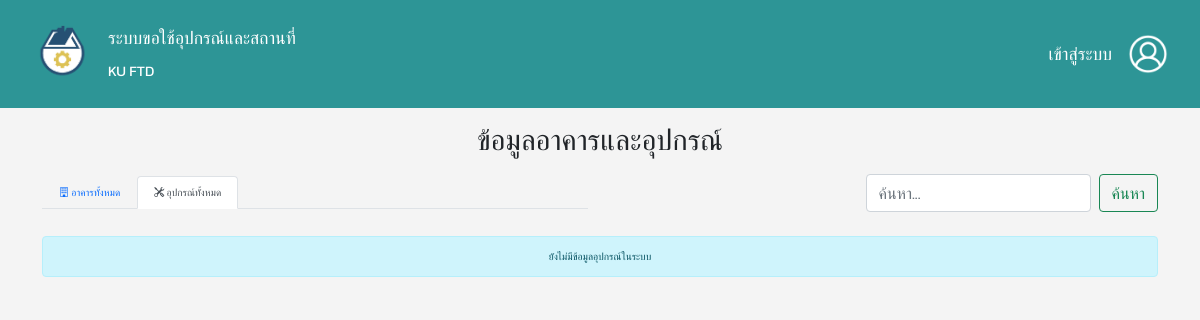
The page /?mode=equipment&page=2 on the database as committed earlier.
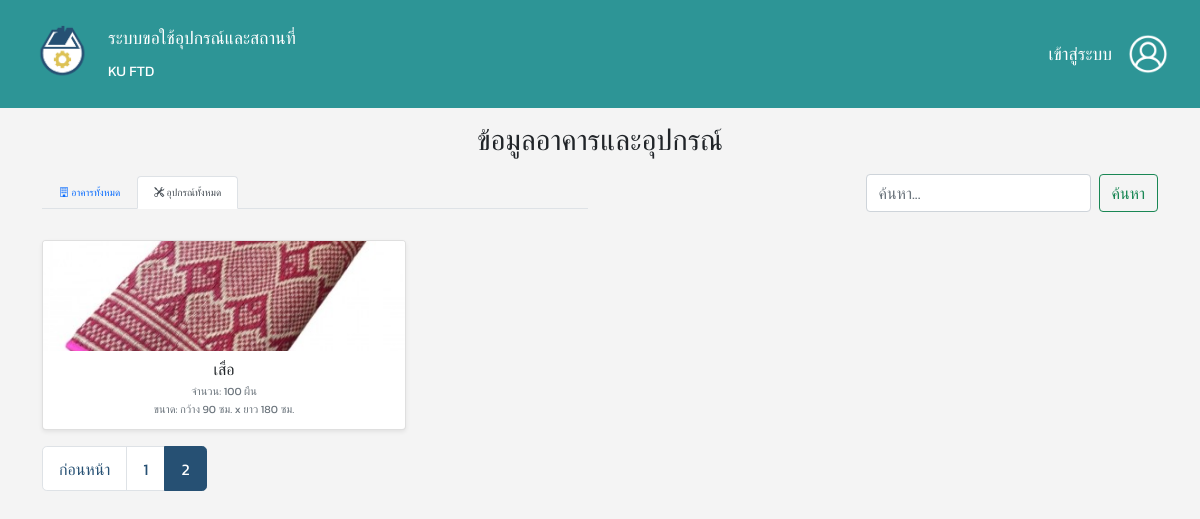
The same page on the database as committed later.
### tables this page shows
CREATE TABLE `equipments` (
  `equip_id` int(10) NOT NULL,
  `equip_name` varchar(100) NOT NULL,
  `quantity` int(3) NOT NULL,
  `measure` varchar(50) NOT NULL,
  `size` varchar(100) NOT NULL,
  `equip_pic` varchar(255) NOT NULL
);

### php/user_data-view.php (called while the page is built, shortened)
<?php
include 'database/database.php';
$items_per_page = 9;
$current_page = isset($_GET['page']) ? (int)$_GET['page'] : 1;
$offset = ($current_page - 1) * $items_per_page;
$search_query = isset($_GET['search']) ? trim($_GET['search']) : '';
$search_param = '%' . $search_query . '%';
$mode = isset($_GET['mode']) ? $_GET['mode'] : 'buildings';
$data = [];
$total_items = 0;
try {
    if ($mode == 'buildings') {
        $sql_count = "SELECT COUNT(DISTINCT b.building_id)
                    FROM buildings b
                    LEFT JOIN facilities f ON b.building_id = f.building_id
                    WHERE b.building_name LIKE ? OR f.facility_name LIKE ?";
        $stmt_count = $conn->prepare($sql_count);
        $stmt_count->bind_param("ss", $search_param, $search_param);
        $stmt_count->execute();
        $stmt_count->bind_result($total_items);
        $stmt_count->fetch();
        $stmt_count->close();
        $sql_data = "SELECT
                        b.building_id,
                        b.building_name,
                        b.building_pic,
                        GROUP_CONCAT(
                            CASE
                                WHEN f.facility_name LIKE ? THEN f.facility_name
                                ELSE NULL
                            END
                            SEPARATOR ', '
                        ) AS matched_facilities
                    FROM buildings b
                    LEFT JOIN facilities f ON b.building_id = f.building_id
                    WHERE b.building_name LIKE ? OR f.facility_name LIKE ?
                    GROUP BY b.building_id, b.building_name, b.building_pic
                    ORDER BY CAST(b.building_id AS UNSIGNED) ASC
                    LIMIT ? OFFSET ?";
        $stmt_data = $conn->prepare($sql_data);
        $stmt_data->bind_param("sssii", $search_param, $search_param, $search_param, $items_per_page, $offset);
        $stmt_data->execute();
        $result_data = $stmt_data->get_result();
        while ($row = $result_data->fetch_assoc()) {
            $data[] = $row;
        }
        $stmt_data->close();
    } elseif ($mode == 'equipment') {
        $sql_count = "SELECT COUNT(*) FROM equipments WHERE equip_name LIKE ?";
        $stmt_count = $conn->prepare($sql_count);
        $stmt_count->bind_param("s", $search_param);
        $stmt_count->execute();
        $stmt_count->bind_result($total_items);
        $sql_data = "SELECT equip_id, equip_name, quantity, measure, size, equip_pic FROM equipments WHERE equip_name LIKE ? ORDER BY equip_id ASC LIMIT ? OFFSET ?";
        $stmt_data = $conn->prepare($sql_data);
        $stmt_data->bind_param("sii", $search_param, $items_per_page, $offset);
        $stmt_data->execute();
        $result_data = $stmt_data->get_result();
        while ($row = $result_data->fetch_assoc()) {
            $data[] = $row;
        }
    }
} catch (Exception $e) {
    error_log("Database Error: " . $e->getMessage());
}
$total_pages = ceil($total_items / $items_per_page);
?>

### index.php (the view, shortened to what the changed rows need)
<?php
    include 'database/database.php';
    require_once 'php/user_data-view.php';
?>
<!DOCTYPE html>
<html lang="th">
<head>
    <?php include 'header.php'?>
    <link href='https://cdn.jsdelivr.net/npm/fullcalendar@5.11.3/main.min.css' rel='stylesheet' />
</head>
<body>
    <div class="container mt-0">
        <h1 class="mb-3 text-center">ข้อมูลอาคารและอุปกรณ์</h1>
        <div class="row mb-3 align-items-center">
            <div class="col-md-6">
            </div>
            <div class="col-md-6">
            </div>
        </div>
        <?php
        if ($mode == 'facility_detail' && $detail_item):
            $back_link = '?mode=building_detail&building_id=' . htmlspecialchars($detail_item['building_id']);
        ?>
            <div class="card p-3 my-3">
                <h2 class="card-title mb-3">รายละเอียดสถานที่: <?php echo htmlspecialchars($detail_item['facility_name']); ?></h2>
                <div class="row">
                    <div class="col-12 col-md-4 text-center">
                        <?php if ($detail_item['facility_pic'] && file_exists($detail_item['facility_pic'])): ?>
                            <img src="<?php echo htmlspecialchars($detail_item['facility_pic']); ?>" class="detail-img img-fluid" alt="Facility Picture">
                        <?php else: ?>
                            <img src="./images/placeholder.png" class="detail-img img-fluid" alt="No Image">
                        <?php endif; ?>
                    </div>
                    <div class="col-12 col-md-8 details-text">
                        <p class="mb-1"><strong>ชื่อสถานที่:</strong> <?php echo htmlspecialchars($detail_item['facility_name']); ?></p>
                        <p class="mb-1"><strong>รายละเอียด:</strong> <?php echo nl2br(htmlspecialchars($detail_item['facility_des'])); ?></p>
                        <p class="mb-1"><strong>อาคาร:</strong> <?php echo htmlspecialchars($detail_item['building_id']); ?></p>
                        <p class="mb-1"><strong>ชื่ออาคาร:</strong> <?php echo htmlspecialchars($detail_item['building_name']); ?></p>
                    </div>
                </div>
                <div class="d-flex justify-content-start mt-3">
                    <a href="<?php echo htmlspecialchars($back_link); ?>" class="btn btn-secondary">ย้อนกลับ</a>
                </div>
            </div>
        <?php
        else:
            if (empty($data)):
        ?>
                <div class="alert alert-info text-center mt-4">
                    <?php if (!empty($search_query)): ?>
                        ไม่พบข้อมูลที่คุณค้นหา "<?php echo htmlspecialchars($search_query); ?>"
                    <?php else: ?>
                        <?php if ($mode == 'buildings'): ?>
                            ยังไม่มีข้อมูลอาคารในระบบ
                        <?php elseif ($mode == 'equipment'): ?>
                            ยังไม่มีข้อมูลอุปกรณ์ในระบบ
                        <?php elseif ($mode == 'building_detail' && $detail_item): ?>
                            ยังไม่มีข้อมูลสถานที่ในอาคาร "<?php echo htmlspecialchars($detail_item['building_name']); ?>"
                        <?php endif; ?>
                    <?php endif; ?>
                </div>
        <?php
            else:
        ?>
                <div class="row row-cols-1 row-cols-sm-2 row-cols-md-2 row-cols-lg-3 g-2 mt-0">
                    <?php foreach ($data as $item): ?>
                        <div class="col">
                            <div class="card h-100 shadow-sm">
                                <?php
                                $img_src = './images/placeholder.png';
                                $item_name = '';
                                $link_href = '#';
                                if ($mode == 'buildings') {
                                    $img_src = ($item['building_pic'] && file_exists($item['building_pic'])) ? htmlspecialchars($item['building_pic']) : $img_src;
                                    $item_name = htmlspecialchars($item['building_name']);
                                    $link_href = '?mode=building_detail&building_id=' . htmlspecialchars($item['building_id']);
                                } elseif ($mode == 'equipment') {
                                    $img_src = ($item['equip_pic'] && file_exists($item['equip_pic'])) ? htmlspecialchars($item['equip_pic']) : $img_src;
                                    $item_name = htmlspecialchars($item['equip_name']);
                                    $link_href = '?mode=equip_detail&equip_id=' . htmlspecialchars($item['equip_id']);
                                } elseif ($mode == 'building_detail') {
                                    $img_src = ($item['facility_pic'] && file_exists($item['facility_pic'])) ? htmlspecialchars($item['facility_pic']) : $img_src;
                                    $item_name = htmlspecialchars($item['facility_name']);
                                    $link_href = '?mode=facility_detail&facility_id=' . htmlspecialchars($item['facility_id']);
                                }
                                ?>
                                <a href="<?php echo $link_href; ?>" class="card-img-link">
                                    <img src="<?php echo $img_src; ?>" class="card-img-top" alt="<?php echo $item_name; ?>">
                                </a>
                                <div class="card-body d-flex flex-column">
                                    <?php if ($mode == 'buildings'): ?>
                                        <h5 class="card-title text-center">
                                            อาคาร <?php echo htmlspecialchars($item['building_id']); ?>: <?php echo htmlspecialchars($item['building_name']); ?>
                                        </h5>
                                        <?php if (!empty($search_query) && !empty($item['matched_facilities'])): ?>
                                            <p class="card-text text-success mb-0 small text-center">
                                                <i class="bi bi-search"></i> : <?php echo htmlspecialchars($item['matched_facilities']); ?>
                                            </p>
                                        <?php endif; ?>
                                    <?php else:  ?>
                                        <h5 class="card-title text-center"><?php echo $item_name; ?></h5>
                                    <?php endif; ?>
                                    <?php if ($mode == 'equipment'): ?>
                                        <p class="card-text text-muted mb-0 small text-center">จำนวน: <?php echo htmlspecialchars($item['quantity'] . ' ' . $item['measure']); ?></p>
                                        <p class="card-text text-muted mb-0 small text-center">ขนาด: <?php echo htmlspecialchars($item['size']); ?></p>
                                    <?php elseif ($mode == 'building_detail'): ?>
                                        <p class="card-text text-muted mb-0 small text-center">รายละเอียด: <?php echo htmlspecialchars(mb_strimwidth($item['facility_des'], 0, 40, "...")); ?></p>
                                    <?php endif; ?>
                                </div>
                            </div>
                        </div>
                    <?php endforeach; ?>
                </div>
                <nav aria-label="Page navigation" class="pagination-container mt-2 mb-0">
                    <ul class="pagination pagination-lg">
                        <?php if ($current_page > 1): ?>
                            <li class="page-item">
                                <a class="page-link" href="?mode=<?php echo htmlspecialchars($mode); ?>&page=<?php echo $current_page - 1; ?><?php echo !empty($search_query) ? '&search=' . htmlspecialchars($search_query) : ''; ?><?php echo ($mode == 'building_detail' && isset($_GET['building_id'])) ? '&building_id=' . htmlspecialchars($_GET['building_id']) : ''; ?>">ก่อนหน้า</a>
                            </li>
                        <?php endif; ?>
                        <?php for ($i = 1; $i <= $total_pages; $i++): ?>
                            <li class="page-item <?php echo ($i == $current_page) ? 'active' : ''; ?>">
                                <a class="page-link" href="?mode=<?php echo htmlspecialchars($mode); ?>&page=<?php echo $i; ?><?php echo !empty($search_query) ? '&search=' . htmlspecialchars($search_query) : ''; ?><?php echo ($mode == 'building_detail' && isset($_GET['building_id'])) ? '&building_id=' . htmlspecialchars($_GET['building_id']) : ''; ?>">
                                    <?php echo $i; ?>
                                </a>
                            </li>
                        <?php endfor; ?>
                    </ul>
                </nav>
        <?php
            endif;
        endif;
        ?>
    </div>
</body>
</html>

Rows that differ between the two databases and show on the page:
added equipments: equip_pic (picture), equip_name "เสื่อ", quantity+measure "100 ผืน", size "กว้าง 90 ซม. x ยาว 180 ซม."
Other text that changed with them:
text no longer shown: "ยังไม่มีข้อมูลอุปกรณ์ในระบบ"
text now shown: "ก่อนหน้า"
new list line: "1"
new list line: "2"
